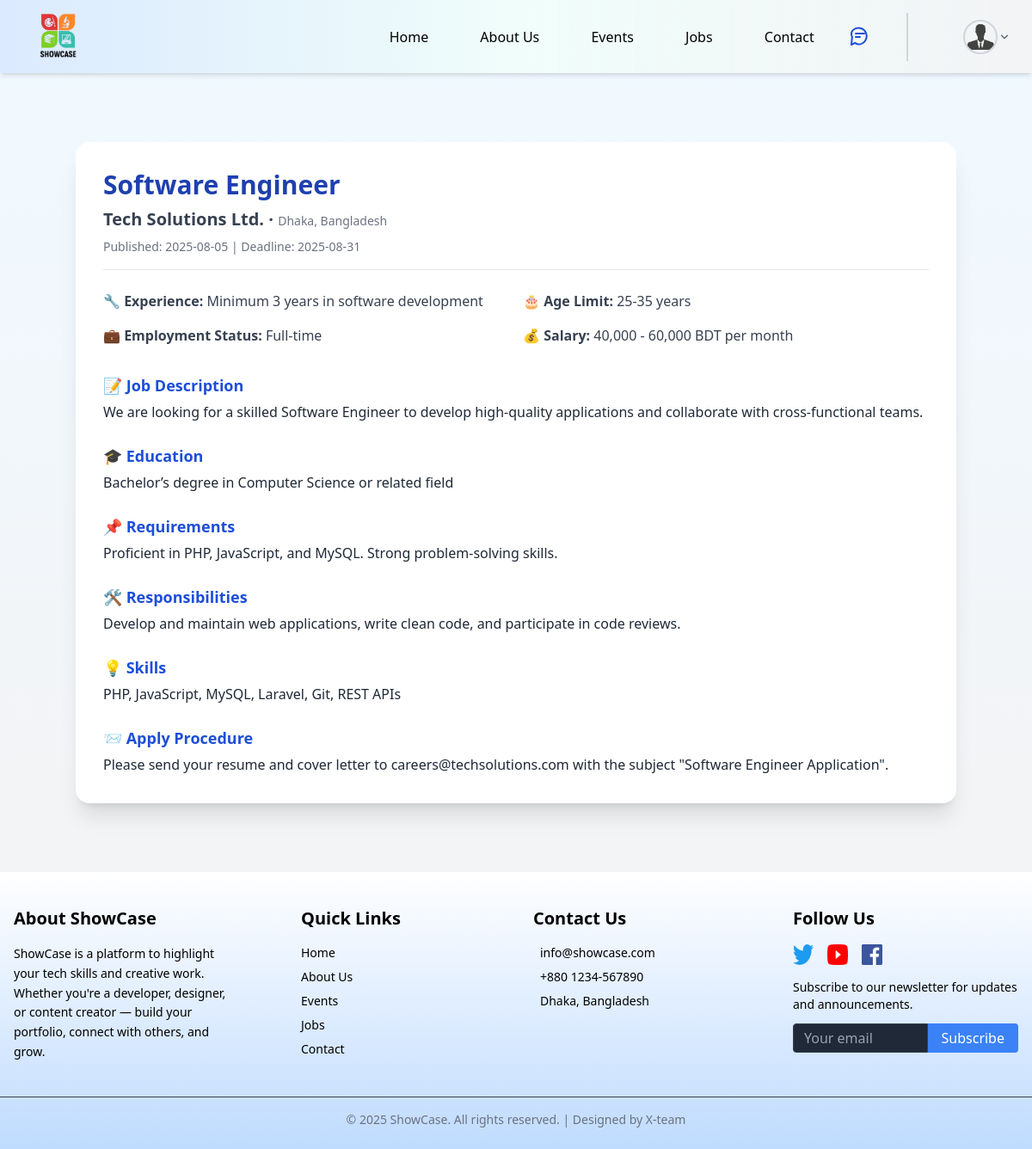
Screenshot of /job_details.php?id=3 with the database file from the repository.
### tables this page shows
CREATE TABLE `jobs` (
  `id` int(11) NOT NULL,
  `user_id` int(11) DEFAULT NULL,
  `job_title` varchar(255) DEFAULT NULL,
  `company_name` varchar(255) DEFAULT NULL,
  `location` varchar(100) DEFAULT NULL,
  `age_limit` varchar(50) DEFAULT NULL,
  `salary` varchar(100) DEFAULT NULL,
  `experience` varchar(100) DEFAULT NULL,
  `published` date DEFAULT NULL,
  `deadline` date DEFAULT NULL,
  `description` text DEFAULT NULL,
  `education` text DEFAULT NULL,
  `requirements` text DEFAULT NULL,
  `responsibilities` text DEFAULT NULL,
  `skills` text DEFAULT NULL,
  `employment_status` varchar(50) DEFAULT NULL,
  `apply_procedure` text DEFAULT NULL,
  `created_at` timestamp NOT NULL DEFAULT current_timestamp()
);

### job_details.php (the view, shortened to what this page needs)
<?php
include 'db.php';
$id = $_GET['id'] ?? 0;
$stmt = $conn->prepare("SELECT * FROM jobs WHERE id = ?");
$stmt->bind_param("i", $id);
$stmt->execute();
$job = $stmt->get_result()->fetch_assoc();
$user_id = $_SESSION['user_id'];
$stmt = $conn->prepare("SELECT profile_picture FROM users WHERE id = ?");
$stmt->bind_param("i", $user_id);
$stmt->execute();
$stmt->bind_result($profile_picture);
if (!empty($profile_picture) && file_exists(__DIR__ . "/profileSystem/" . $profile_picture)) {
    $imagePath = "profileSystem/" . $profile_picture;
} else {
    $imagePath = "Images/default_profile.jpg";
}
?>
<!DOCTYPE html>
<html>
<head>
    <script src="https://cdn.tailwindcss.com"></script>
</head>
<body class="bg-gray-100">
    <header class="bg-gradient-to-r from-blue-100 via-teal-50 to-mint-50 flex justify-between items-center sticky top-0 z-50 relative shadow-md">
        <a href="home.php"><img src="Images/logo.webp" class="w-[55px] h-[85px] ml-10 hover:cursor-pointer" loading="eager"></a>
        <div class="text-center pl-40">
            <a href="home.php" class="pl-40 hover:text-sky-500">Home</a>
            <a href="aboutUs.php" class="pl-14 hover:text-sky-500">About Us</a>
            <a href="event.php" class="pl-14 hover:text-sky-500">Events</a>
            <a href="job.php" class="pl-14 hover:text-sky-500">Jobs</a>
            <a href="contact.php" class="pl-14 hover:text-sky-500">Contact</a>
        </div>
        <a href="messenger.php" title="Messages"
            class="relative inline-flex items-center justify-center w-8 h-8 text-blue-700 hover:text-blue-900 transition-all duration-300">
        </a>
        <div class="relative inline-block text-left">
            <button type="button" id="profileMenuButton" class="flex items-center border-l-2 border-gray-300 p-2 mr-4">
                <img src="<?php echo $imagePath . '?v=' . time(); ?>"
                    alt="Profile Picture"
                    class="rounded-full h-10 w-10 border-2 border-gray-300 ml-14">
                <svg xmlns="http://www.w3.org/2000/svg" class="h-4 w-4 text-gray-600" viewBox="0 0 20 20" fill="currentColor">
                    <path fill-rule="evenodd" d="M5.23 7.21a.75.75 0 011.06.02L10 10.94l3.71-3.71a.75.75 0 111.06 1.06l-4.24 4.25a.75.75 0 01-1.06 0L5.21 8.29a.75.75 0 01.02-1.08z" clip-rule="evenodd" />
                </svg>
            </button>
        </div>
    </header>
    <div class="pt-20 bg-gradient-to-b from-sky-50 via-mint-50 to-mint-50">
        <div class="max-w-5xl mx-auto bg-white p-8 rounded-2xl shadow-xl transition-all duration-300 hover:shadow-2xl animate-rise-in">
            <div class="mb-6 border-b pb-4">
                <h1 class="text-3xl font-extrabold text-blue-800 mb-2"><?= htmlspecialchars($job['job_title']) ?></h1>
                <h2 class="text-xl font-semibold text-gray-700">
                    <?= htmlspecialchars($job['company_name']) ?> ·
                    <span class="text-sm font-normal text-gray-500"><?= htmlspecialchars($job['location']) ?></span>
                </h2>
                <p class="text-sm text-gray-500 mt-2">
                    <i class="far fa-calendar-alt"></i> Published: <?= $job['published'] ?> |
                    <i class="far fa-clock"></i> Deadline: <?= $job['deadline'] ?>
                </p>
            </div>
            <div class="grid grid-cols-1 md:grid-cols-2 gap-4 mb-8 text-gray-700">
                <p><span class="font-semibold">🔧 Experience:</span> <?= $job['experience'] ?></p>
                <p><span class="font-semibold">🎂 Age Limit:</span> <?= $job['age_limit'] ?></p>
                <p><span class="font-semibold">💼 Employment Status:</span> <?= $job['employment_status'] ?></p>
                <p><span class="font-semibold">💰 Salary:</span> <?= $job['salary'] ?></p>
            </div>
            <div class="space-y-6 text-gray-800">
                <div>
                    <h3 class="text-lg font-semibold text-blue-700 mb-1">📝 Job Description</h3>
                    <p class="whitespace-pre-line leading-relaxed"><?= nl2br($job['description']) ?></p>
                </div>
                <div>
                    <h3 class="text-lg font-semibold text-blue-700 mb-1">🎓 Education</h3>
                    <p class="whitespace-pre-line leading-relaxed"><?= nl2br($job['education']) ?></p>
                </div>
                <div>
                    <h3 class="text-lg font-semibold text-blue-700 mb-1">📌 Requirements</h3>
                    <p class="whitespace-pre-line leading-relaxed"><?= nl2br($job['requirements']) ?></p>
                </div>
                <div>
                    <h3 class="text-lg font-semibold text-blue-700 mb-1">🛠️ Responsibilities</h3>
                    <p class="whitespace-pre-line leading-relaxed"><?= nl2br($job['responsibilities']) ?></p>
                </div>
                <div>
                    <h3 class="text-lg font-semibold text-blue-700 mb-1">💡 Skills</h3>
                    <p class="whitespace-pre-line leading-relaxed"><?= nl2br($job['skills']) ?></p>
                </div>
                <div>
                    <h3 class="text-lg font-semibold text-blue-700 mb-1">📨 Apply Procedure</h3>
                    <p class="whitespace-pre-line leading-relaxed"><?= nl2br($job['apply_procedure']) ?></p>
                </div>
            </div>
        </div>
    </div>
    <footer class="bg-gradient-to-b from-white to-blue-200 mt-20 pt-10 pb-6 shadow-md">
        <div class="max-w-7xl mx-auto px-4 grid grid-cols-1 sm:grid-cols-2 lg:grid-cols-4 gap-10">
            <div>
                <h3 class="text-xl font-semibold mb-4">About ShowCase</h3>
                <p class="text-sm leading-relaxed">
                    ShowCase is a platform to highlight your tech skills and creative work. Whether you're a developer,
                    designer,
                    or content creator — build your portfolio, connect with others, and grow.
                </p>
            </div>
            <div class="ml-8">
                <h3 class="text-xl font-semibold mb-4">Quick Links</h3>
                <ul class="space-y-2 text-sm">
                    <li><a href="home.php" class="hover:text-blue-400 transition">Home</a></li>
                    <li><a href="aboutUs.php" class="hover:text-blue-400 transition">About Us</a></li>
                    <li><a href="event.php" class="hover:text-blue-400 transition">Events</a></li>
                    <li><a href="job.php" class="hover:text-blue-400 transition">Jobs</a></li>
                    <li><a href="contact.php" class="hover:text-blue-400 transition">Contact</a></li>
                </ul>
            </div>
            <div>
                <h3 class="text-xl font-semibold mb-4">Contact Us</h3>
                <ul class="text-sm space-y-2">
                    <li><i class="fas fa-envelope mr-2"></i> info@showcase.com</li>
                    <li><i class="fas fa-phone mr-2"></i> +880 1234-567890</li>
                    <li><i class="fas fa-map-marker-alt mr-2"></i> Dhaka, Bangladesh</li>
                </ul>
            </div>
            <div>
                <h3 class="text-xl font-semibold mb-4">Follow Us</h3>
                <div class="flex space-x-4">
                    <a href="#"><img src="Images/twitter.webp" alt="Twitter"
                            class="w-6 h-6 hover:scale-110 transition duration-200" /></a>
                    <a href="#"><img src="Images/youtube.webp" alt="YouTube"
                            class="w-6 h-6 hover:scale-110 transition duration-200" /></a>
                    <a href="#"><img src="Images/facebook.webp" alt="Facebook"
                            class="w-6 h-6 hover:scale-110 transition duration-200" /></a>
                </div>
                <p class="text-sm mt-4">
                    Subscribe to our newsletter for updates and announcements.
                </p>
                <form class="mt-3 flex">
                    <input type="email" placeholder="Your email"
                        class="w-full px-3 py-1 rounded-l bg-gray-800 text-white border border-gray-700 focus:outline-none">
                    <button
                        class="bg-blue-500 text-white px-4 py-1 rounded-r hover:bg-blue-600 transition">Subscribe</button>
                </form>
            </div>
        </div>
        <div class="mt-10 border-t border-gray-700 pt-4 text-center text-sm text-gray-500">
            <p>© 2025 ShowCase. All rights reserved. | Designed by X-team</p>
        </div>
    </footer>
</body>
</html>

### job_details.php (style rules this page uses)
.animate-rise-in { animation: rise-in 0.8s ease-out forwards; }

### rows the page displays
jobs: job_title "Software Engineer", company_name "Tech Solutions Ltd.", location "Dhaka, Bangladesh", published "2025-08-05", deadline "2025-08-31", experience "Minimum 3 years in software development", age_limit "25-35 years", employment_status "Full-time", salary "40,000 - 60,000 BDT per month", description "We are looking for a skilled Software Engineer to develop high-quality applications and collaborate with cross-functional teams.", education "Bachelor’s degree in Computer Science or related field", requirements "Proficient in PHP, JavaScript, and MySQL. Strong problem-solving skills.", responsibilities "Develop and maintain web applications, write clean code, and participate in code reviews.", skills "PHP, JavaScript, MySQL, Laravel, Git, REST APIs", apply_procedure "Please send your resume and cover letter to careers@techsolutions.com with the subject \"Software Engineer Application\"."
